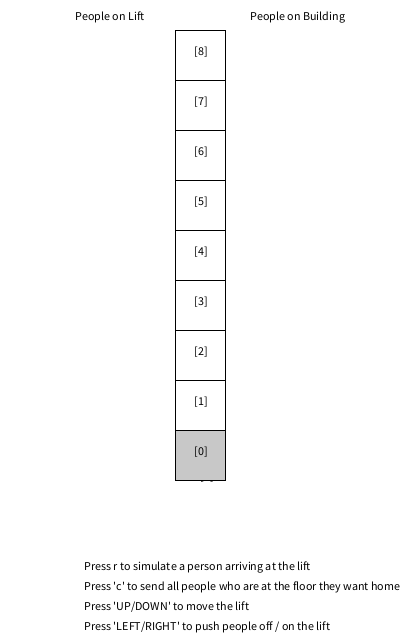
Frame 1 (no input)
Frame 60 (the mouse pressed at the canvas centre just before this capture): identical to frame 1, image omitted
Frame 120 (the mouse held since frame 60 and released just before this capture): identical to frame 1, image omitted

The Processing sketch that drew this single still picture (run headless with seeded random() and noise(); from frame 60 on, the mouse is pressed at the canvas centre):

// Processing sketch: CustomLiftSimulator
// ── CustomLiftSimulator.pde
Lift lift;
Building renderer;

void setup() {
  size(400, 640);
  lift = new Lift(9);
  renderer = new Building(lift, 50);
}

void keyPressed(KeyEvent e) {
  if (key == CODED) {
    if (keyCode == UP) {
      renderer.moveLiftUp();
    } else if (keyCode == DOWN) {
      renderer.moveLiftDown();
    } else if(keyCode == LEFT) {
      renderer.enterLift(); 
    } else if(keyCode == RIGHT) {
     renderer.leaveLift(); 
    }
  } else if (key == 'r') {
    renderer.randomPerson();
  } else if(key == 'c') {
     renderer.removeSatisifiedCustomers();
  }
}
void draw() {
  background(255);
  pushMatrix();
  translate(width/2-25, 30);
  renderer.draw();
  popMatrix();
  drawOptions();
  drawLabels();
}


void drawOptions() {
   String rButtonPrompt = "Press r to simulate a person arriving at the lift";
   String cButtonPrompt = "Press 'c' to send all people who are at the floor they want home";
   String moveButtonPrompt = "Press 'UP/DOWN' to move the lift";
   String changeButtonPrompt = "Press 'LEFT/RIGHT' to push people off / on the lift";
    fill(0);
   text(rButtonPrompt, width-textWidth(cButtonPrompt), height-70);
text(cButtonPrompt, width-textWidth(cButtonPrompt), height-50);
text(moveButtonPrompt, width-textWidth(cButtonPrompt), height-30);
text(changeButtonPrompt, width-textWidth(cButtonPrompt), height-10);
}

void drawLabels() {
    fill(0);
  text("People on Lift", width/2-125, 20);
   text("People on Building", width/2+50, 20);
}
// ── Building.pde

class Building {
  private int maxFloor;
  private Lift lift;
  private int buildingWidth;
  private int buildingHeight;
  private List<List<Person>> buildingOccupants;


  public Building(Lift lift) {
    this(lift, (height - 10)/lift.getMaxFloor());
  }

  public Building(Lift lift, int cellSize) {
    this(lift, cellSize, cellSize);
  }

  public Building(Lift lift, int buildingWidth, int buildingHeight) { 
    this.maxFloor = lift.getMaxFloor();
    this.lift = lift;
    this.buildingWidth = buildingWidth;
    this.buildingHeight = buildingHeight;
    this.buildingOccupants = new ArrayList();
    for (int i = 0; i < maxFloor; i++) {
      buildingOccupants.add(new ArrayList());
    }
  }

  public void randomPerson() {
    int floorFrom = (int) (random(1) * maxFloor);
    int floorTo = (int) (random(1) * maxFloor);
    String name = Names.names[(int) (random(1) * Names.names.length)];

    buildingOccupants.get(floorFrom).add(new Person(name, floorTo));
  }

  public void leaveLift() {
    List<Person> leavers =  lift.getOff();
    buildingOccupants.get(lift.getFloor()).addAll(leavers);
  }

  public void enterLift() {
    List<Person> occupants = buildingOccupants.get(lift.getFloor());
    Iterator<Person> iter = occupants.iterator();
    while(iter.hasNext()) {
       Person p = iter.next();
       if(p.getDesiredFloor() != lift.getFloor()) {
         lift.getOn(p);
         iter.remove();
       }
    }
  }
  
  public void moveLiftUp() {
     lift.moveUp(); 
  }
  
  public void moveLiftDown() {
     lift.moveDown(); 
  }
  
  public void removeSatisifiedCustomers() {
   for(int i = 0; i < buildingOccupants.size(); i++) {
     List<Person> occupants = buildingOccupants.get(i);
     Iterator<Person> iter = occupants.iterator();
    while(iter.hasNext()) {
       Person p = iter.next();
       if(p.getDesiredFloor() == i) {
         iter.remove();
       }
    }
   }
  }

  public void draw() {
    rectMode(CORNERS);
    rect(0, 0, buildingWidth, maxFloor * buildingHeight);
    for (int i = 0; i < maxFloor; i++) {
      fill(0);
      text("[" + (maxFloor - i - 1) + "]", buildingWidth/2, buildingHeight * (i+1));
          
      List<Person> floorPeople = buildingOccupants.get((maxFloor - i - 1));
      int posI = 0;
      for (Person p : floorPeople) {
        if (p.getDesiredFloor() == (maxFloor - i - 1)) fill(0, 255, 0); 
        text(p.getName() + " (" + p.getDesiredFloor() + ")", buildingWidth+20, buildingHeight * i + posI++ * 15+15);
        fill(0);
      }

      fill(255);
      if (lift.getFloor() == (maxFloor - i - 1)) {
        fill(0);

        List<Person> people = lift.getPeople();
        posI = 0;
        for (Person p : people) {
          if (p.getDesiredFloor() == lift.getFloor())
            fill(255, 0, 0);
          text(p.getName() + " (" + p.getDesiredFloor() + ")", -buildingWidth-20, buildingHeight * i + posI++ * 15 + 10);
          fill(0);
        }
        fill(200);
      }
      rect(0, buildingHeight * i, buildingWidth, buildingHeight * (i+1));
            fill(0);
      text("[" + (maxFloor - i - 1) + "]", buildingWidth/2-6, buildingHeight * (i+0.5));
     
    }
  }
}
// ── Lift.pde
import java.util.List;
import java.util.Iterator;

class Lift {
  private int floor;
  private final int maxFloor;
  private final List<Person> occupants;


  public Lift(int maxFloor) {
    floor = 0;
    this.maxFloor = maxFloor;
    occupants = new ArrayList();
  }
  
  public void getOn(Person person) {
     occupants.add(person); 
  }
  
  public List<Person> getOff() {
    List<Person> leavers = new ArrayList();
    
    Iterator<Person> iter = occupants.iterator();
    while(iter.hasNext()) {
       Person p = iter.next();
       if(p.getDesiredFloor() == floor) {
          leavers.add(p);
          iter.remove();
       }
    }
    return leavers;
  }
  
  public int getFloor() {
    return floor;
  }
  
  public int getMaxFloor() {
    return maxFloor;  
  }
  
  public List<Person> getPeople() {
    return new ArrayList<Person>(occupants);
  }
  
  public void moveUp() {
    floor++;
    if(floor >= this.maxFloor) floor = maxFloor -1;
  }
  public void moveDown() {
    floor--;
    if(floor < 0) floor = 0;
  }
}
// ── Names.pde
static class Names {
  static String[] names = new String[]{
    "Kiran",
    "Bob",
    "Sarah",
    "Joe",
    "Franz",
    "David",
    "Mark",
    "Joseph",
    "Sophie",
    "Lucy",
    "Barry",
    "Sally",
    "Darius",
    "Martin",
    "Louis",
    "Alex",
    "Ben",
    "Gabriel"
  }; 
}
// ── Person.pde
import java.util.Optional;
class Person {
   private final String name;
   private int desiredFloor;
   
   public Person(String name, int floor) {
    this.name = name; 
    this.desiredFloor = floor;  
   }
   
   public int getDesiredFloor() {
     return desiredFloor;
   }
   
   public String getName() {
     return name;
   }
   
   public void setDesiredFloor(int floor) {
     desiredFloor = floor;
   }
}
